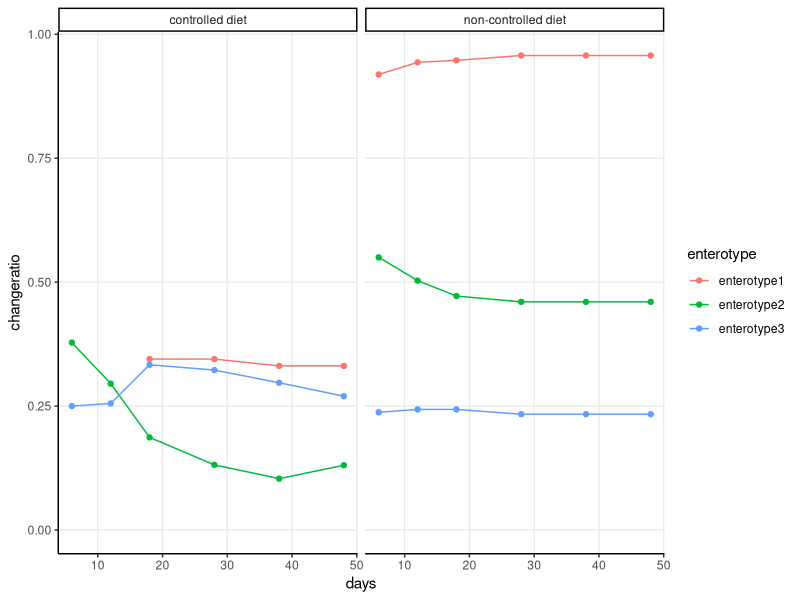

Recreate this plot in R.


####################-----  divide into 6 points  ---------################
    

    
BT<-read.csv("TimeLine6SplitEnterotype.csv")
library(ggplot2)
 # turn-off scientific notation like 1e+48
human<-BT[c(1:6),]
mouse<-BT[c(7:12),]
gg<-ggplot(data=BT,aes(x=days,y=changeratio,group=enterotype,colour=enterotype))+
  theme(axis.text.x = element_text(angle=90, vjust=0.6)) +
  theme_classic() +
  theme( panel.grid.major = element_line() )+
  geom_line()+
  geom_point()+
  facet_wrap(~ type)+
  expand_limits(y=0)
  
  

  
  ggsave("BarplotTimeEnterotype3Type.pdf", gg,width = 8, height = 4)
  
